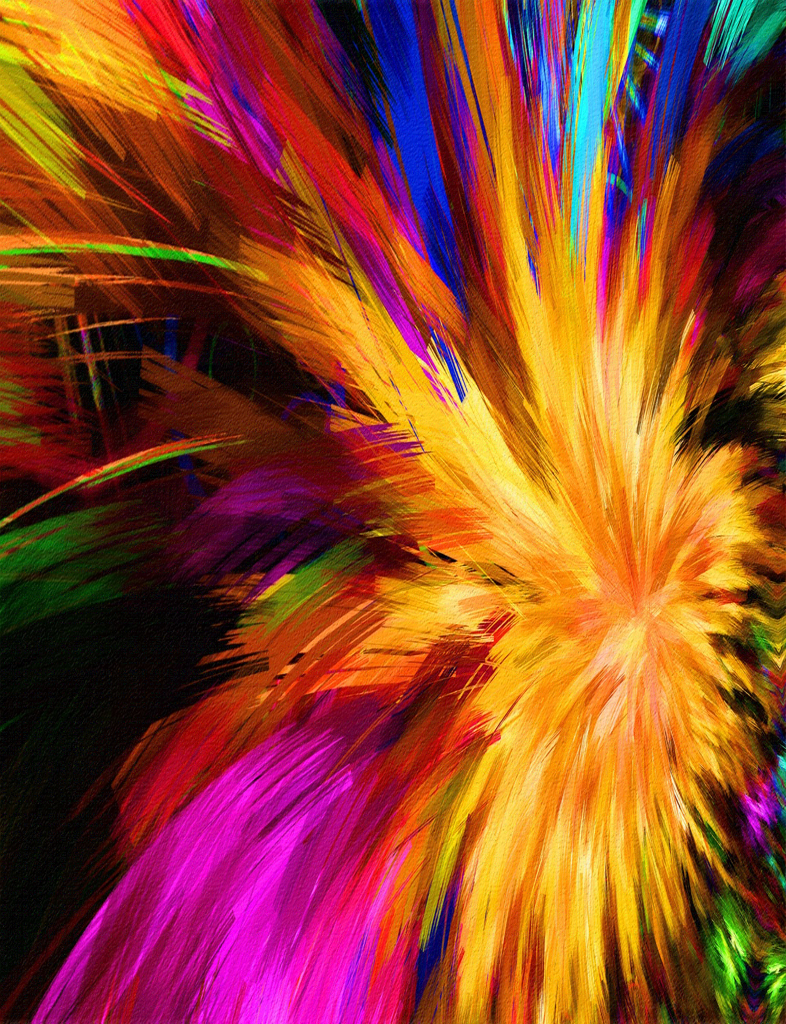
%> input picture output/stegoImg.bmp, 786 x 1024 px
$ octave smear_attack.m   (GNU Octave 9; MATLAB toolbox functions it lacks are replaced by stand-ins)
%> lines starting %> are read from the running program, lines starting %| are printed output that depends on the picture; in (x1, y1, x2, y2) boxes, pixels count from 0 and x2, y2 are one past the last pixel; in counts of white or black regions, pixels touching at a corner belong together; the program's own positions count from 1
### extractLSB_RGB.m
%--------------------------------------------------------------------------
% FILE:         extractLSB_RGB.m
% AUTHOR:       [YangXin]
% DATE:         [2023-05-10]
% DESCRIPTION:  Extract RGB image through the new RGB-LSB method
%
% INPUTS:
%   coverImg: the input covered image
%   h: the secret image height
%   w: the secret image width
%   key: the key
%   a: the arnold paramter
%   b: the arnold paramter
%   iterA: the arnold paramter
%   r: the logistic paramter
%   x: the logistic paramter
%   iterB: the logistic paramter
%
% OUTPUTS:
%   secretImg: the secret image
%
% NOTES:        This function is compatible with MATLAB R2013a.
%--------------------------------------------------------------------------
function secretImg = extractLSB_RGB(coverImg, h, w, key, a, b, iterA, r, x, iterB)
if nargin < 10, iterB = 50; end
if nargin < 9, x = 0.75; end
if nargin < 8, r = 3.769947; end
if nargin < 7, iterA = 10; end
if nargin < 6, b = 2; end
if nargin < 5, a = 1; end

% 获取图像大小及待嵌入图像大小
[m, n, ~] = size(coverImg);

coverImg = im2uint8(coverImg);

% 获取随机序列 xkey 和 ykey
key = int32(key);

rng(key);
xkey = randperm(m, h);
ykey = randperm(n, w);

% 分离RGB图像的三个通道
R_Vec = coverImg(:,:,1);
G_Vec = coverImg(:,:,2);
B_Vec = coverImg(:,:,3);

wme_8 = zeros(h,w);
wme_7 = zeros(h,w);
wme_6 = zeros(h,w);
wme_5 = zeros(h,w);
wme_4 = zeros(h,w);
wme_3 = zeros(h,w);
wme_2 = zeros(h,w);
wme_1 = zeros(h,w);

% 得到加密的随机序列
for i=1:h
    for j=1:w
        wme_8(i,j)=bitget(R_Vec(xkey(i),ykey(j)), 4);
        wme_5(i,j)=bitget(R_Vec(xkey(i),ykey(j)), 3);
        wme_7(i,j)=bitget(G_Vec(xkey(i),ykey(j)), 4);
        wme_4(i,j)=bitget(G_Vec(xkey(i),ykey(j)), 3);
        wme_6(i,j)=bitget(B_Vec(xkey(i),ykey(j)), 4);
        wme_3(i,j)=bitget(B_Vec(xkey(i),ykey(j)), 3);
        wme_2(i,j)=bitget(B_Vec(xkey(i),ykey(j)), 2);
        wme_1(i,j)=bitget(B_Vec(xkey(i),ykey(j)), 1);
    end
end


% 将得到的位平面组合起来
% 将每个位平面左移相应的位数
img_1 = uint8(bitshift(wme_8, 7));
img_2 = uint8(bitshift(wme_7, 6));
img_3 = uint8(bitshift(wme_6, 5));
img_4 = uint8(bitshift(wme_5, 4));
img_5 = uint8(bitshift(wme_4, 3));
img_6 = uint8(bitshift(wme_3, 2));
img_7 = uint8(bitshift(wme_2, 1));
img_8 = uint8(wme_1);

% 使用 bitor 函数将所有的位平面组合成一个矩阵
secretImg = bitor(bitor(bitor(bitor(bitor(bitor(bitor(img_1, img_2), img_3), img_4), img_5), img_6), img_7), img_8);

%对图像进行Arnold置换解密与Logistic混沌解密
secretImg = logistic_decrypt(secretImg, r, x, iterB);
secretImg = unarnold_image(secretImg, a, b, iterA);

imwrite(secretImg, './output/decrypt_secret.bmp', 'bmp');
figure
imshow(secretImg,[])
title('decrypt_secret');

end

### smear_attack.m
%%This file is used to attack the alogirthm

%%%%%%%%%%%%%%%%%%%%涂抹攻击
% 读取原始图像
img = imread('./output/stegoImg.bmp');
%> img is the input picture: size 1024x786x3 uint8; mean R, G, B 143.6, 70, 42.9

% 设置不规则形状涂抹区域的坐标点
x = [100 150 200 250 300 350 400 450];
y = [100 150 200 250 300 250 200 150];

% 创建一个二值化的遮罩，表示不规则形状
mask = poly2mask(x, y, size(img, 1), size(img, 2));

% 将不规则形状区域内的部分设置为黑色
img(repmat(mask, [1, 1, size(img, 3)])) = 0;
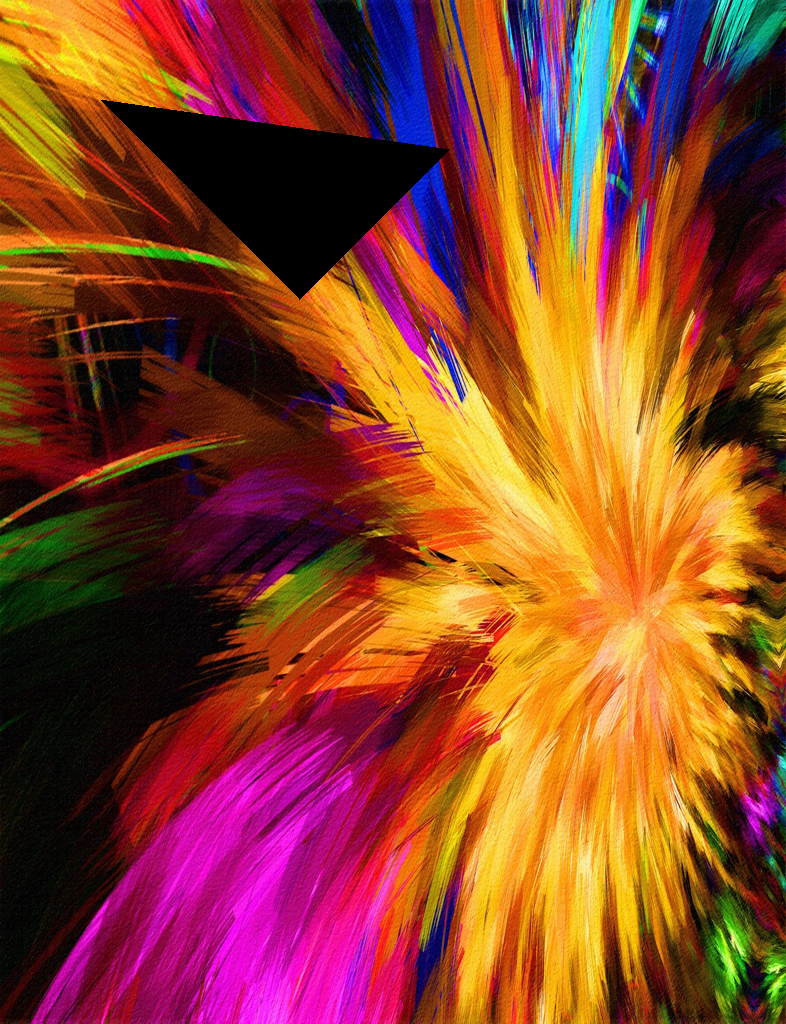
%> img: size 1024x786x3 uint8; 3.73% of pixels changed, all inside (x1, y1, x2, y2) = (101, 100, 450, 300)

% 显示涂抹后的图像
imwrite(img, './Test/smear_stegoimg.bmp', 'bmp')
imshow(img);
title('涂抹后的载体图像');

%然后对涂抹后的图像进行解密
key = 123456;
m = extractLSB_RGB(img,512,512,key,1,2,10,3.769947,0.75,50);
%> in extractLSB_RGB, `R_Vec = coverImg(:,:,1);`:
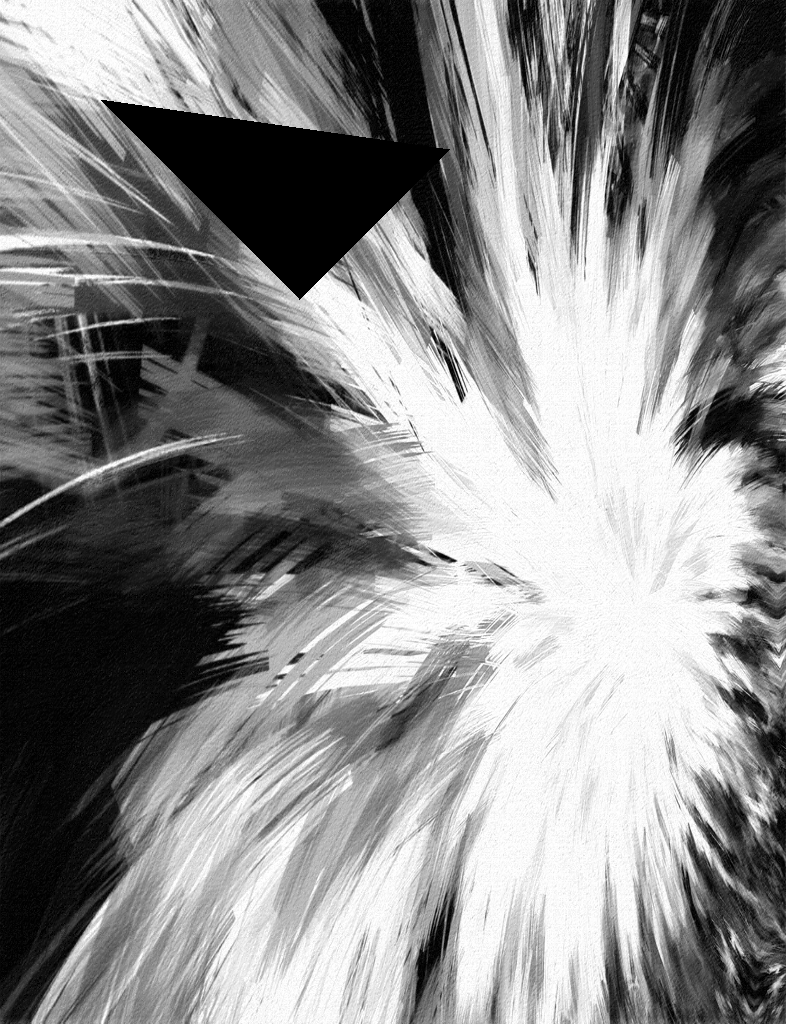
%> R_Vec: size 1024x786 uint8; min 0, max 255, mean 138.1
%> in extractLSB_RGB, `G_Vec = coverImg(:,:,2);`:
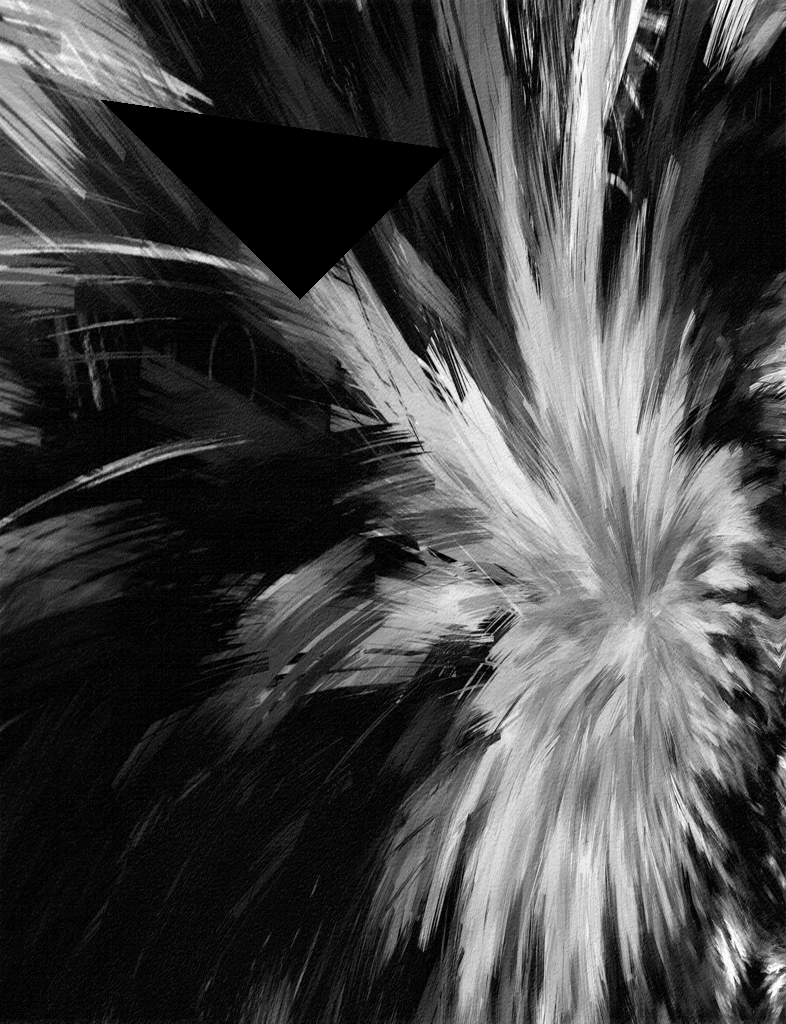
%> G_Vec: size 1024x786 uint8; min 0, max 255, mean 68.5
%> in extractLSB_RGB, `B_Vec = coverImg(:,:,3);`:
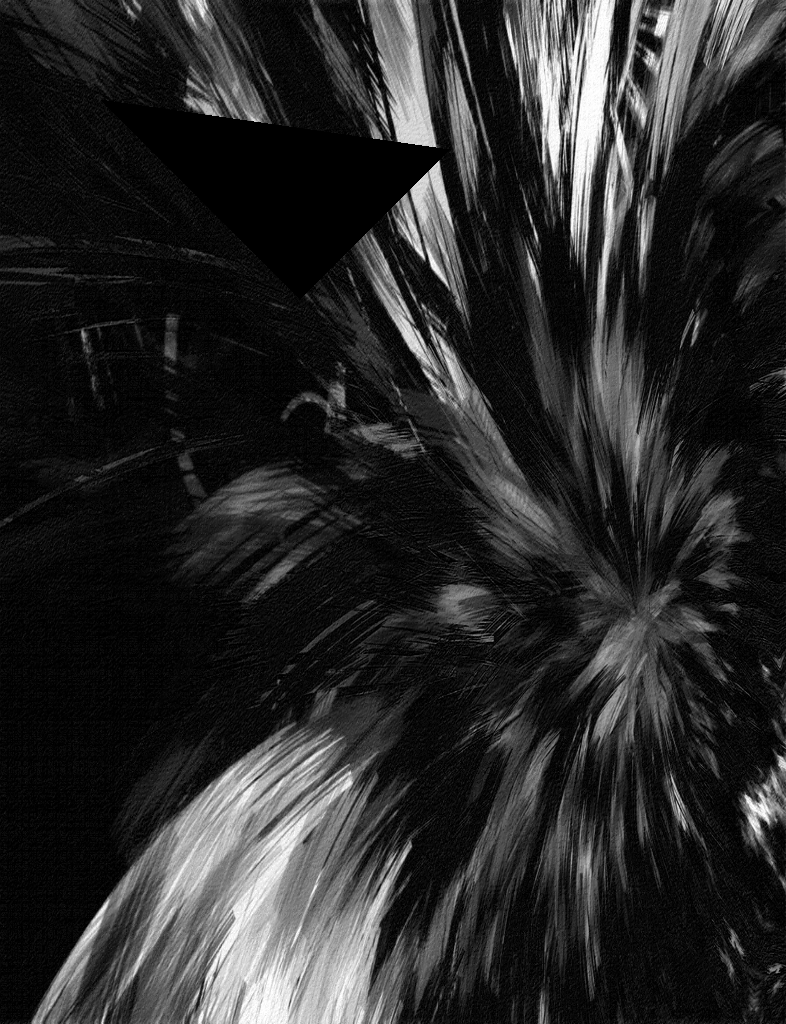
%> B_Vec: size 1024x786 uint8; min 0, max 255, mean 41.6
%> (the run ends here)
